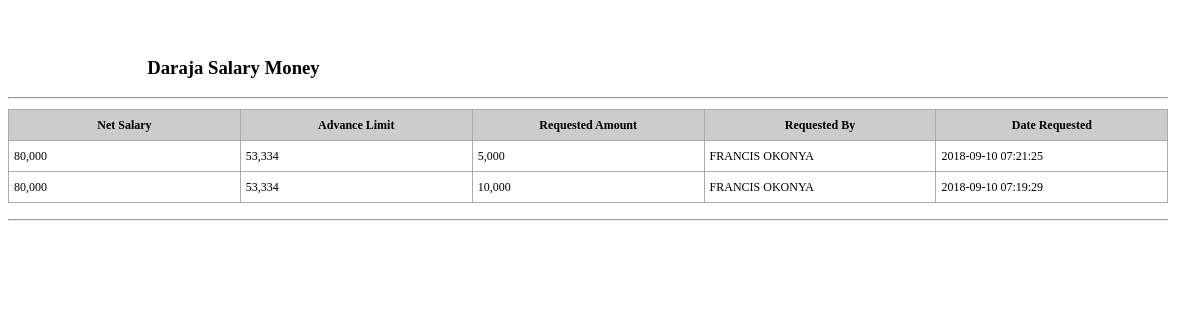
/settings/view_employers.php, run on the app's committed database.
### tables this page shows
CREATE TABLE `daraja_money` (
  `id` int(32) NOT NULL,
  `net_salary` varchar(100) NOT NULL,
  `advance_limit` varchar(100) NOT NULL,
  `request_amt` varchar(100) NOT NULL,
  `requested_by` varchar(100) NOT NULL,
  `status` int(4) NOT NULL DEFAULT '0',
  `request_date` timestamp NOT NULL DEFAULT CURRENT_TIMESTAMP
);

CREATE TABLE `registrations` (
  `id` int(32) NOT NULL,
  `idnumber` int(20) NOT NULL,
  `pin` varchar(100) NOT NULL,
  `salutation` varchar(10) NOT NULL,
  `surname` varchar(50) NOT NULL,
  `firstname` varchar(50) NOT NULL,
  `othernames` varchar(50) NOT NULL,
  `PNum` varchar(100) NOT NULL,
  `EarningAmount` varchar(100) NOT NULL,
  `availableamt` varchar(100) NOT NULL,
  `max_request_amt` varchar(100) NOT NULL,
  `password` varchar(100) NOT NULL,
  `phone` varchar(20) NOT NULL,
  `reg_date` timestamp NOT NULL DEFAULT CURRENT_TIMESTAMP
);

### settings/view_employers.php (the view, shortened to what this page needs)
<div id="Content">
	<div class="content_wrapper clearfix">
<div class="sections_group">
	<div class="entry-content" itemprop="mainContentOfPage">
	<div class="section mcb-section   " style="padding-top:10px; padding-bottom:50px; background-color:">
	<div class="section_wrapper mcb-section-inner">
	<div class="wrap mcb-wrap one-second  valign-top clearfix" style="padding:20px 2% 0 0">
	<div class="mcb-wrap-inner"><div class="column mcb-column one column_column  column-margin-20px">
	<div class="column_attr clearfix" style="">
	<div class="column mcb-column one column_column  column-margin-">
	  <div class="column_attr clearfix align_center animate"  data-anim-type="bounceInUp" style=" padding:0 12%;">
      <h3>Daraja Salary Money</h3>
	  </div>
	 </div>
<hr class="no_line" style="margin: 0 auto 10px;">
<div role="form" class="wpcf7" id="wpcf7-f2381-p16-o1" dir="ltr" lang="en-US">
<form action="" method="post" class="wpcf7-form" novalidate="novalidate">
<table>
<thead>
<tr role="row">
<th class="sorting_asc" tabindex="0" aria-controls="DataTables_Table_0" rowspan="1" colspan="1" style="width: 123px;">Net Salary</th>
<th class="sorting" tabindex="0" aria-controls="DataTables_Table_0" rowspan="1" colspan="1" style="width: 123px;">Advance Limit</th>
<th class="sorting" tabindex="0" aria-controls="DataTables_Table_0" rowspan="1" colspan="1" style="width: 123px;">Requested Amount</th>
<th class="sorting" tabindex="0" aria-controls="DataTables_Table_0" rowspan="1" colspan="1" style="width: 123px;">Requested By</th>
<th class="sorting" tabindex="0" aria-controls="DataTables_Table_0" rowspan="1" colspan="1" style="width: 123px;">Date Requested</th>
</tr></thead>
<tbody>
<?php
$db_host= "localhost";
$db_name= "pesamobieussd";
$db_username = "root";
$db_password = "90293269";
$con = mysqli_connect($db_host,$db_username,$db_password,$db_name);
$query = mysqli_query($con,"select * from daraja_money order by id desc") or die(mysql_error());
while($rows = mysqli_fetch_array($query))
{
?>
<tr role="row" class="odd">
	<td><?php echo number_format($rows['net_salary']); ?></font></a></td>
	<td><?php echo number_format($rows['advance_limit']); ?></td>
	<td><?php echo number_format($rows['request_amt']); ?></td>
	<td><?php echo getUserNames($rows['requested_by']); ?></td>
	<td><?php echo $rows['request_date']; ?></td>
</tr>
<?php
}
?>
</tbody>
</table>
<div class="wpcf7-response-output wpcf7-display-none"></div></form>
</div>
</div>
</div>
<div class="column mcb-column one column_divider "><hr class="" style="margin: 0 auto 40px;">
</div></div></div></div></div>
			</div>
		</div>
	</div>
</div>
<?php
function getUserNames($msisdn)
{
	$db_host= "localhost";
	$db_name= "pesamobieussd";
	$db_username = "root";
	$db_password = "90293269";
	$con = mysqli_connect($db_host,$db_username,$db_password,$db_name);
	$query=mysqli_query($con,"SELECT * FROM registrations where phone='$msisdn'");
	$rows = mysqli_fetch_array($query);
    $firstname = $rows['firstname'];
	$surname = $rows['surname'];
	$fullnames = $firstname." ".$surname;
	$fullnames = strtoupper($fullnames);
	return $fullnames;
}
?>

### settings/view_employers.php (style rules this page uses)
table { border: 1px solid #d2d2d2; color: #000000; width: 100%; margin: 10px 0; }
table { border-collapse: collapse; border-spacing: 0; }
td, th { vertical-align: middle; }
td, th { border: 1px solid #AAAAAA; padding: 5px; font-size: 12px; line-height: 20px; color: #000; }
th { background: #ccc; font-weight: bold; }

### data on the page
daraja_money: net_salary "80,000", advance_limit "53,334", request_amt "5,000", requested_by.surname "FRANCIS OKONYA", request_date "2018-09-10 07:21:25"
daraja_money: net_salary "80,000", advance_limit "53,334", request_amt "10,000", requested_by.surname "FRANCIS OKONYA", request_date "2018-09-10 07:19:29"
